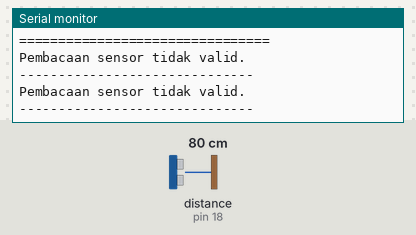
Bench run of a sketch on a simulated Arduino Uno, built with avr-gcc and run on an emulated ATmega328P. Shown: the last lines printed to the serial monitor. Wiring (inferred from the names in the program): ultrasonic range finder: trigger pin 5; echo pin 18. Inputs (shaded band) come from the test bench; at power-on: distance to the obstacle (sensor on pin 18) 80 cm. The echo pulse lasts 58.3 µs per cm.

Above: at 1.2 s.
1.3 s: distance to the obstacle (sensor on pin 18) set to 4 cm
At 2.5 s:
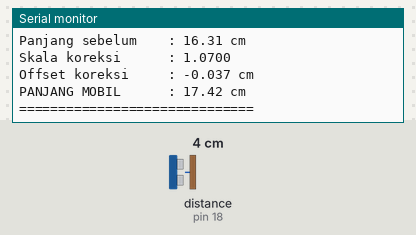
3.4 s: distance to the obstacle (sensor on pin 18) set to 2 cm
At 4.3 s:
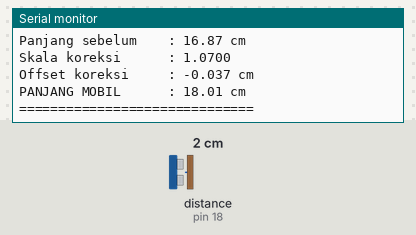

The sketch:

program_sensor_ultrasonik.ino
```cpp
#define TRIG_PIN 5
#define ECHO_PIN 18

// =======================================
// PARAMETER PENGUKURAN DAN KALIBRASI
// =======================================

// Jarak aktual dari permukaan sensor ke
// pembatas ujung box saat box kosong (cm)
const float JARAK_REFERENSI_KOSONG = 20.0;

// Parameter tuning akurasi
const float SKALA_KOREKSI = 1.0700;
const float OFFSET_KOREKSI_CM = -0.0372;

// Batas deteksi mobil
const float MIN_PANJANG_TERDETEKSI = 2.0;

// Parameter sampling sensor
const int JUMLAH_SAMPEL = 5;
const int MIN_SAMPEL_VALID = 3;
const float MIN_JARAK_VALID = 2.0;
const float TOLERANSI_JARAK_CM = 2.0;

// =======================================
// FUNGSI MEMBACA JARAK ULTRASONIK
// =======================================

float bacaJarakCm() {
  digitalWrite(TRIG_PIN, LOW);
  delayMicroseconds(2);

  digitalWrite(TRIG_PIN, HIGH);
  delayMicroseconds(10);
  digitalWrite(TRIG_PIN, LOW);

  unsigned long duration =
      pulseIn(ECHO_PIN, HIGH, 30000UL);

  if (duration == 0) {
    return -1.0;
  }

  float distance = duration * 0.0343 / 2.0;

  return distance;
}

// =======================================
// SETUP
// =======================================

void setup() {
  Serial.begin(115200);

  pinMode(TRIG_PIN, OUTPUT);
  pinMode(ECHO_PIN, INPUT);

  digitalWrite(TRIG_PIN, LOW);

  Serial.println();
  Serial.println("================================");
  Serial.println(" PENGUKUR PANJANG MOBIL");
  Serial.println(" Mode: Kalibrasi Skala + Offset");
  Serial.println("================================");

  Serial.print("Referensi box : ");
  Serial.print(JARAK_REFERENSI_KOSONG, 2);
  Serial.println(" cm");

  Serial.print("Skala koreksi : ");
  Serial.println(SKALA_KOREKSI, 4);

  Serial.print("Offset koreksi: ");
  Serial.print(OFFSET_KOREKSI_CM, 3);
  Serial.println(" cm");

  Serial.println("================================");
}

// =======================================
// LOOP UTAMA
// =======================================

void loop() {
  float totalJarak = 0.0;
  int sampelValid = 0;

  // Mengambil beberapa sampel
  for (int i = 0; i < JUMLAH_SAMPEL; i++) {
    float distance = bacaJarakCm();

    if (distance >= MIN_JARAK_VALID &&
        distance <=
        JARAK_REFERENSI_KOSONG + TOLERANSI_JARAK_CM) {
      totalJarak += distance;
      sampelValid++;
    }

    delay(60);
  }

  // Validasi jumlah pembacaan
  if (sampelValid < MIN_SAMPEL_VALID) {
    Serial.println("Pembacaan sensor tidak valid.");
    Serial.println("------------------------------");
    delay(500);
    return;
  }

  // Rata-rata jarak sensor ke mobil
  float jarakSensor = totalJarak / sampelValid;

  // Hasil sebelum koreksi
  float panjangMentah =
      JARAK_REFERENSI_KOSONG - jarakSensor;

  Serial.print("Sampel valid       : ");
  Serial.println(sampelValid);

  Serial.print("Jarak sensor       : ");
  Serial.print(jarakSensor, 2);
  Serial.println(" cm");

  Serial.print("Panjang sebelum    : ");
  Serial.print(panjangMentah, 2);
  Serial.println(" cm");

  // Deteksi mobil menggunakan hasil mentah
  // agar offset tidak membuat box kosong
  // dianggap berisi mobil.
  if (panjangMentah < MIN_PANJANG_TERDETEKSI) {
    Serial.println(
        "Status: Mobil belum terdeteksi."
    );
    Serial.println("------------------------------");
    delay(500);
    return;
  }

  if (panjangMentah > JARAK_REFERENSI_KOSONG) {
    Serial.println(
        "Status: Hasil mentah di luar rentang box."
    );
    Serial.println("------------------------------");
    delay(500);
    return;
  }

  // =====================================
  // KOREKSI HASIL PENGUKURAN
  // =====================================

  float panjangTerkoreksi =
      (panjangMentah * SKALA_KOREKSI)
      + OFFSET_KOREKSI_CM;

  Serial.print("Skala koreksi      : ");
  Serial.println(SKALA_KOREKSI, 4);

  Serial.print("Offset koreksi     : ");
  Serial.print(OFFSET_KOREKSI_CM, 3);
  Serial.println(" cm");

  Serial.print("PANJANG MOBIL      : ");
  Serial.print(panjangTerkoreksi, 2);
  Serial.println(" cm");

  // Memeriksa kewajaran hasil setelah koreksi
  if (panjangTerkoreksi < 0.0 ||
      panjangTerkoreksi > JARAK_REFERENSI_KOSONG) {
    Serial.println(
        "PERINGATAN: Hasil koreksi di luar rentang box."
    );
  }

  Serial.println("==============================");
  delay(500);
}
```

Measured:
- after the input at 1.3 s, the serial monitor: prints a new line after 0.67 s (image 1)
- after the input at 3.4 s, the serial monitor: prints a new line after 0.20 s (image 2)
